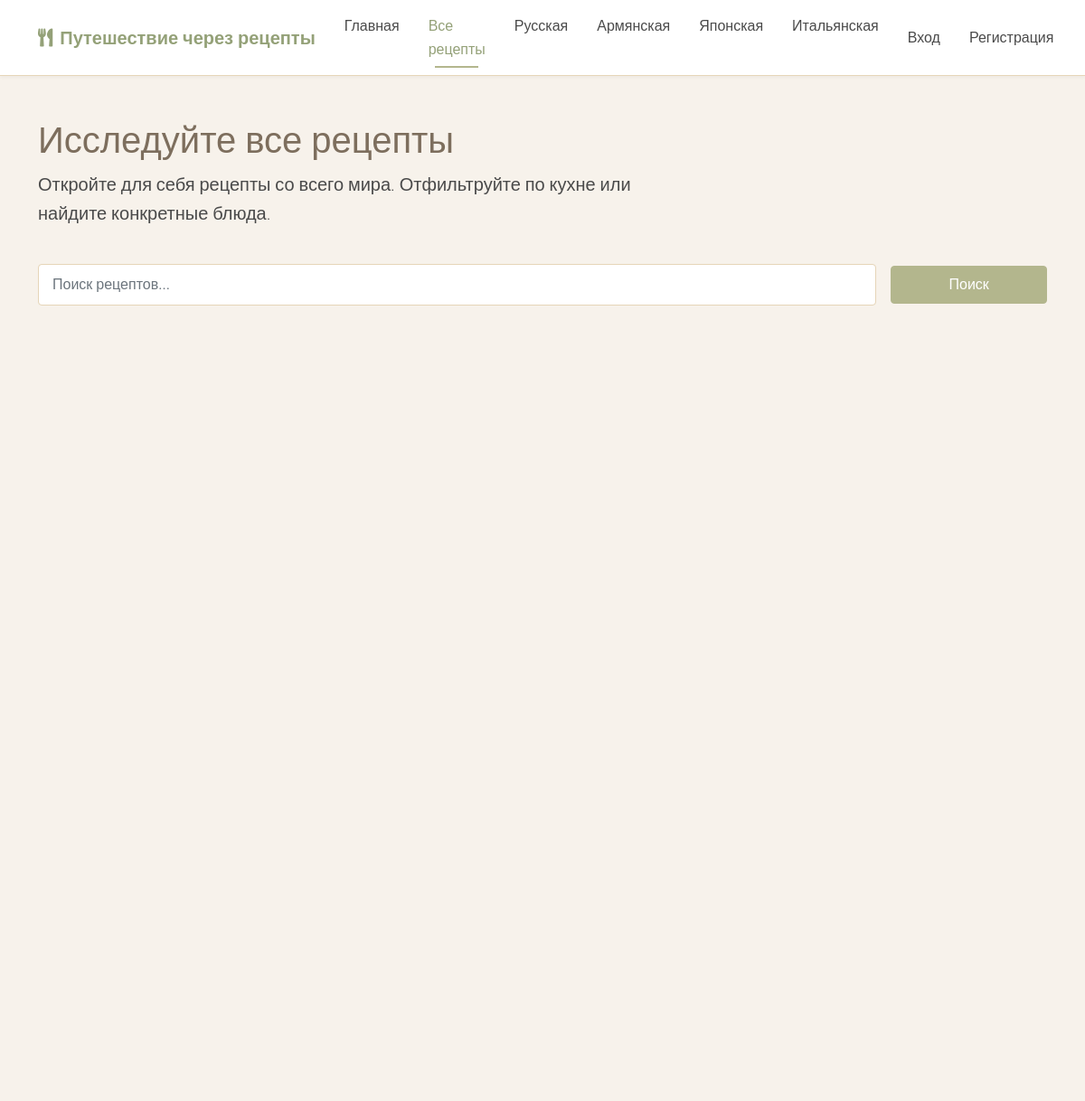
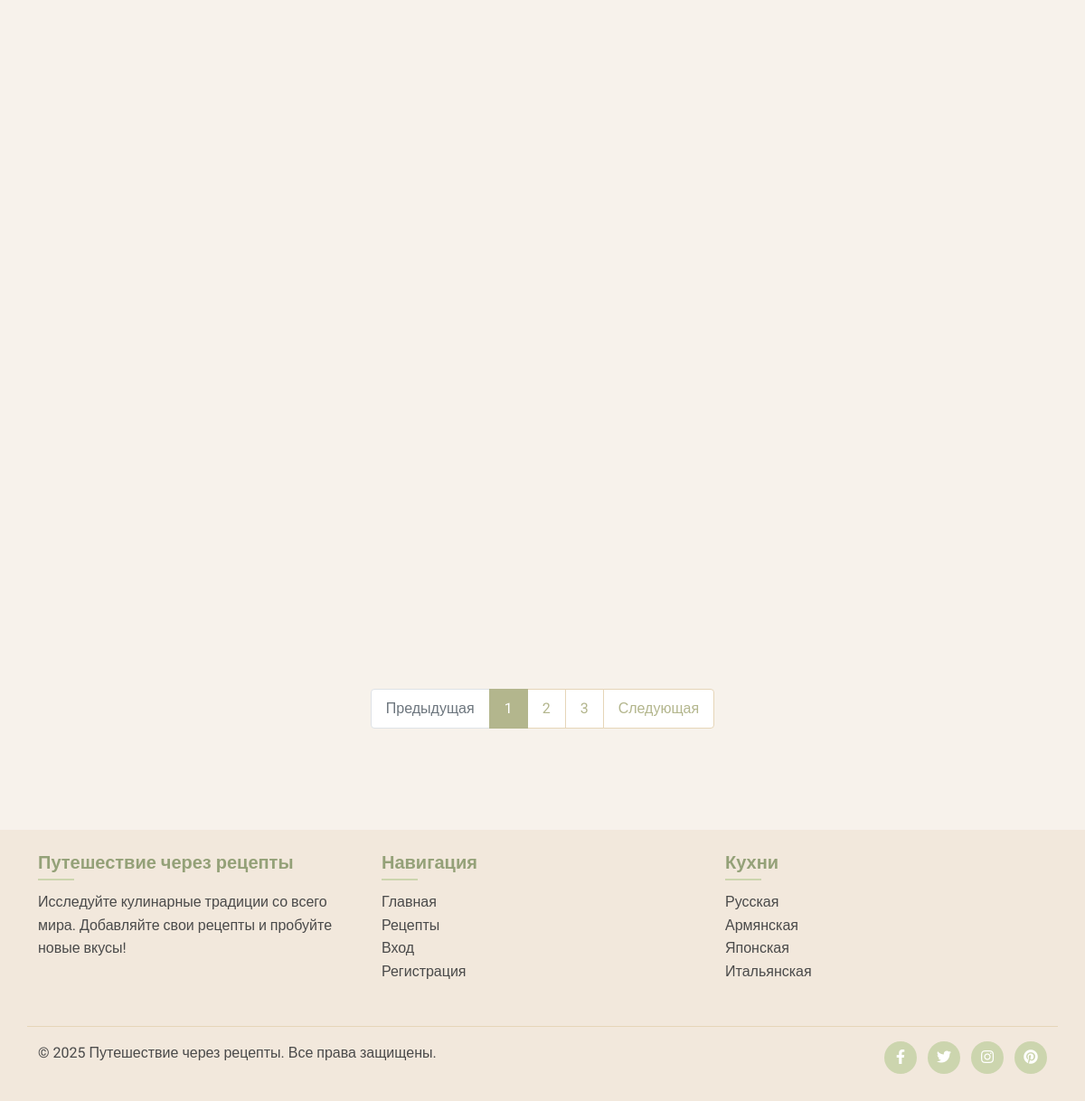
Page /recipes on the committed database (2 pictures, top to bottom).
### models.py (models this page shows, shortened)
class Cuisine(db.Model):
    id = db.Column(db.Integer, primary_key=True)
    name = db.Column(db.String(64), unique=True, nullable=False)
    description = db.Column(db.Text)
    recipes = db.relationship('Recipe', backref='cuisine', lazy='dynamic')

### routes.py (the view)
@app.route('/recipes')
def recipes():
    form = SearchForm()
    cuisines = Cuisine.query.all()
    form.cuisine.choices = [(0, 'Все кухни')] + [(c.id, c.name) for c in cuisines]
    cuisine_id = request.args.get('cuisine', 0, type=int)
    search_query = request.args.get('query', '')
    query = Recipe.query
    if cuisine_id:
        query = query.filter_by(cuisine_id=cuisine_id)
        form.cuisine.data = cuisine_id
    if search_query:
        form.query.data = search_query
        query = query.filter(Recipe.title.ilike(f'%{search_query}%'))
    query = query.order_by(Recipe.created_at.desc())
    page = request.args.get('page', 1, type=int)
    per_page = 9  # Количество рецептов на странице
    recipes_pagination = query.paginate(page=page, per_page=per_page, error_out=False)
    return render_template('recipes.html',
                          form=form,
                          recipes=recipes_pagination,
                          cuisines=cuisines)

### forms.py
class SearchForm(FlaskForm):
    query = StringField('Поиск рецептов', validators=[Optional()])
    cuisine = SelectField('Кухня', coerce=int, validators=[Optional()], default=0)
    submit = SubmitField('Поиск')

### routes.py (called while the page is built)
@app.before_request
def load_global_data():
    g.all_cuisines = Cuisine.query.all()

### templates/recipes.html (shortened to what this page needs)
{% extends 'base.html' %}
{% block content %}
<div class="container py-5">
    <div class="row mb-4">
        <div class="col-md-8">
            <h1>
                {% if cuisine %}
                    {{ cuisine.name }} кухня
                {% else %}
                    Исследуйте все рецепты
                {% endif %}
            </h1>
            {% if cuisine %}
                <p class="lead">{{ cuisine.description }}</p>
            {% else %}
                <p class="lead">Откройте для себя рецепты со всего мира. Отфильтруйте по кухне или найдите конкретные блюда.</p>
            {% endif %}
        </div>
    </div>
    <div class="search-box mb-4">
        <form method="GET" action="{{ url_for('recipes') }}" class="row g-3 align-items-center">
            <div class="col-md-10">
                {{ form.query(class="form-control", placeholder="Поиск рецептов...") }}
            </div>
            <div class="col-md-2">
                {{ form.submit(class="btn btn-primary w-100") }}
            </div>
        </form>
    </div>
    {% if recipes.items %}
        <div class="row">
            {% for recipe in recipes.items %}
                <div class="col-lg-4 col-md-6 mb-4">
                </div>
            {% endfor %}
        </div>
        {% if recipes.pages > 1 %}
            <nav aria-label="Recipe pagination" class="mt-4">
                <ul class="pagination justify-content-center">
                    {% if recipes.has_prev %}
                        <li class="page-item">
                            <a class="page-link" href="{{ url_for('recipes', page=recipes.prev_num, cuisine=request.args.get('cuisine', ''), query=request.args.get('query', '')) }}">
                                Предыдущая
                            </a>
                        </li>
                    {% else %}
                        <li class="page-item disabled">
                            <span class="page-link">Предыдущая</span>
                        </li>
                    {% endif %}
                    {% for page_num in recipes.iter_pages(left_edge=1, right_edge=1, left_current=2, right_current=2) %}
                        {% if page_num %}
                            {% if page_num == recipes.page %}
                                <li class="page-item active">
                                    <span class="page-link">{{ page_num }}</span>
                                </li>
                            {% else %}
                                <li class="page-item">
                                    <a class="page-link" href="{{ url_for('recipes', page=page_num, cuisine=request.args.get('cuisine', ''), query=request.args.get('query', '')) }}">
                                        {{ page_num }}
                                    </a>
                                </li>
                            {% endif %}
                        {% else %}
                            <li class="page-item disabled">
                                <span class="page-link">...</span>
                            </li>
                        {% endif %}
                    {% endfor %}
                    {% if recipes.has_next %}
                        <li class="page-item">
                            <a class="page-link" href="{{ url_for('recipes', page=recipes.next_num, cuisine=request.args.get('cuisine', ''), query=request.args.get('query', '')) }}">
                                Следующая
                            </a>
                        </li>
                    {% else %}
                        <li class="page-item disabled">
                            <span class="page-link">Следующая</span>
                        </li>
                    {% endif %}
                </ul>
            </nav>
        {% endif %}
    {% else %}
        <div class="alert alert-info">
            <p>По вашему запросу ничего не найдено. Пожалуйста, попробуйте другие критерии поиска.</p>
        </div>
    {% endif %}
</div>
{% endblock %}

### templates/base.html (shortened to what this page needs)
<!DOCTYPE html>
<html lang="ru">
<head>
    <link href="https://cdn.jsdelivr.net/npm/bootstrap@5.1.3/dist/css/bootstrap.min.css" rel="stylesheet">
    <link rel="stylesheet" href="https://cdnjs.cloudflare.com/ajax/libs/font-awesome/5.15.4/css/all.min.css">
    <link rel="stylesheet" href="{{ url_for('static', filename='css/main.css') }}">
</head>
<body>
    <nav class="navbar navbar-expand-lg navbar-light sticky-top">
        <div class="container">
            <a class="navbar-brand" href="{{ url_for('index') }}">
                <i class="fas fa-utensils me-2"></i>Путешествие через рецепты
            </a>
            <div class="collapse navbar-collapse" id="navbarNav">
                <ul class="navbar-nav me-auto">
                    <li class="nav-item">
                        <a class="nav-link {% if request.path == url_for('index') %}active{% endif %}" href="{{ url_for('index') }}">Главная</a>
                    </li>
                    <li class="nav-item">
                        <a class="nav-link {% if request.path == url_for('recipes') %}active{% endif %}" href="{{ url_for('recipes') }}">Все рецепты</a>
                    </li>
                    {% for cuisine in g.all_cuisines %}
                    <li class="nav-item">
                        <a class="nav-link {% if request.path == url_for('cuisine_recipes', cuisine_id=cuisine.id) %}active{% endif %}" href="{{ url_for('cuisine_recipes', cuisine_id=cuisine.id) }}">{{ cuisine.name }}</a>
                    </li>
                    {% endfor %}
                </ul>
                <div class="navbar-nav">
                    {% if current_user.is_authenticated %}
                        <div class="nav-item dropdown">
                            <a class="nav-link dropdown-toggle" href="#" id="userDropdown" role="button" data-bs-toggle="dropdown" aria-expanded="false">
                                <i class="fas fa-user-circle me-1"></i>{{ current_user.username }}
                            </a>
                            <ul class="dropdown-menu dropdown-menu-end" aria-labelledby="userDropdown">
                                <li><a class="dropdown-item" href="{{ url_for('profile') }}">Мой профиль</a></li>
                                {% if current_user.is_admin %}
                                    <li><a class="dropdown-item" href="{{ url_for('admin_dashboard') }}">Админ-панель</a></li>
                                {% endif %}
                                <li><hr class="dropdown-divider"></li>
                                <li><a class="dropdown-item" href="{{ url_for('logout') }}">Выйти</a></li>
                            </ul>
                        </div>
                    {% else %}
                        <a class="nav-link" href="{{ url_for('login') }}">Вход</a>
                        <a class="nav-link" href="{{ url_for('register') }}">Регистрация</a>
                    {% endif %}
                </div>
            </div>
        </div>
    </nav>
    {% block content %}{% endblock %}
    <footer class="footer py-4 mt-5">
        <div class="container">
            <div class="row">
                <div class="col-md-4 mb-3">
                    <h5>Путешествие через рецепты</h5>
                    <p>Исследуйте кулинарные традиции со всего мира. Добавляйте свои рецепты и пробуйте новые вкусы!</p>
                </div>
                <div class="col-md-4 mb-3">
                    <h5>Навигация</h5>
                    <ul class="list-unstyled">
                        <li><a href="{{ url_for('index') }}">Главная</a></li>
                        <li><a href="{{ url_for('recipes') }}">Рецепты</a></li>
                        {% if current_user.is_authenticated %}
                            <li><a href="{{ url_for('profile') }}">Мой профиль</a></li>
                            <li><a href="{{ url_for('add_recipe') }}">Добавить рецепт</a></li>
                        {% else %}
                            <li><a href="{{ url_for('login') }}">Вход</a></li>
                            <li><a href="{{ url_for('register') }}">Регистрация</a></li>
                        {% endif %}
                    </ul>
                </div>
                <div class="col-md-4">
                    <h5>Кухни</h5>
                    <ul class="list-unstyled">
                        {% for cuisine in g.all_cuisines %}
                            <li><a href="{{ url_for('cuisine_recipes', cuisine_id=cuisine.id) }}">{{ cuisine.name }}</a></li>
                        {% endfor %}
                    </ul>
                </div>
            </div>
            <div class="row border-top pt-3 mt-3">
                <div class="col-md-6">
                    <p>&copy; 2025 Путешествие через рецепты. Все права защищены.</p>
                </div>
                <div class="col-md-6 text-md-end">
                    <ul class="list-inline mb-0">
                        <li class="list-inline-item"><a href="#"><i class="fab fa-facebook-f"></i></a></li>
                        <li class="list-inline-item"><a href="#"><i class="fab fa-twitter"></i></a></li>
                        <li class="list-inline-item"><a href="#"><i class="fab fa-instagram"></i></a></li>
                        <li class="list-inline-item"><a href="#"><i class="fab fa-pinterest"></i></a></li>
                    </ul>
                </div>
            </div>
        </div>
    </footer>
</body>
</html>

### static/css/main.css (style rules this page uses)
:root { --beige: #F2E8DC; --light-beige: #F7F2EB; --dark-beige: #E6D5B8; --olive: #B3B68D; --light-olive: #CCD5AE; --dark-olive: #94A178; --brown: #A98467; --light-brown: #C8B6A6; --dark-brown: #7D6E5D; --accent: #E9B384; --text-dark: #4A4A4A; --text-light: #777777; --white: #FFFFFF; --error: #D57E7E; --success: #A8CD9F; }
body { font-family: 'Roboto', sans-serif; background-color: var(--light-beige); color: var(--text-dark); line-height: 1.6; }
h1, h2, h3, h4, h5, h6 { color: var(--dark-brown); font-weight: 500; }
a { color: var(--olive); text-decoration: none; transition: color 0.3s ease; }
.navbar { background-color: var(--white); border-bottom: 1px solid var(--dark-beige); box-shadow: 0 2px 4px rgba(0, 0, 0, 0.04); }
.navbar-brand { font-weight: 600; color: var(--dark-olive) !important; }
.nav-link { color: var(--text-dark) !important; font-weight: 500; padding: 0.5rem 1rem !important; position: relative; }
.nav-link.active { color: var(--dark-olive) !important; }
.nav-link.active:after { content: ""; position: absolute; width: 50%; height: 2px; background-color: var(--olive); bottom: 0; left: 25%; }
.btn { border-radius: 4px; font-weight: 500; padding: 8px 20px; transition: all 0.3s ease; }
.btn-primary { background-color: var(--olive); border-color: var(--olive); color: var(--white); }
.form-control { border: 1px solid var(--dark-beige); border-radius: 4px; padding: 10px 15px; color: var(--text-dark); }
.pagination .page-link { color: var(--olive); border-color: var(--dark-beige); padding: 0.5rem 1rem; }
.pagination .page-item.active .page-link { background-color: var(--olive); border-color: var(--olive); }
.footer { background-color: var(--beige); color: var(--text-dark); }
.footer h5 { color: var(--dark-olive); font-weight: 600; margin-bottom: 1.2rem; position: relative; }
.footer h5:after { content: ""; position: absolute; width: 40px; height: 2px; background-color: var(--light-olive); bottom: -8px; left: 0; }
.footer a { color: var(--text-dark); transition: all 0.3s ease; }
.footer .list-inline-item a { display: inline-block; width: 36px; height: 36px; background-color: var(--light-olive); border-radius: 50%; text-align: center; line-height: 36px; color: var(--white); transition: all 0.3s ease; }
.footer .border-top { border-color: var(--dark-beige) !important; }

### rows in the picture
Cuisine: name "Русская"
Cuisine: name "Армянская"
Cuisine: name "Японская"
Cuisine: name "Итальянская"

### other values in the picture
{{ page_num }} "1"
{{ page_num }} "2" "3"
